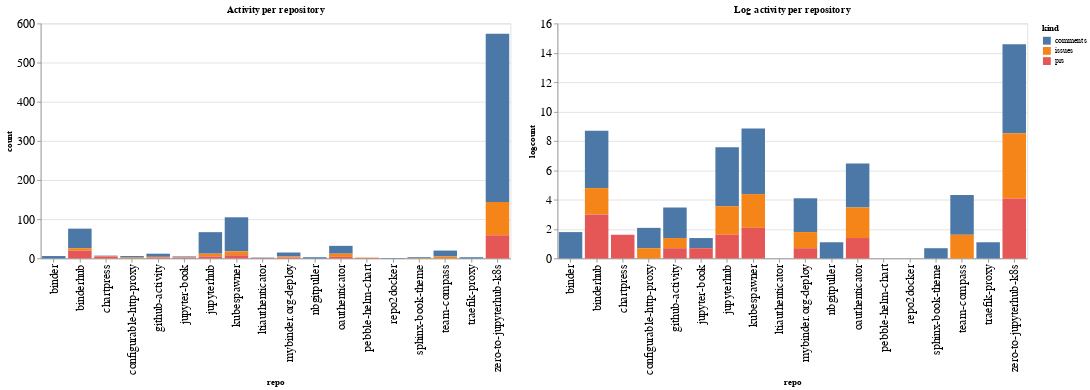

Here is the notebook cell this chart was saved with:
### Code cell
ch1 = alt.Chart(repo_summaries, width=600, title="Activity per repository").mark_bar().encode(
    x='repo',
    y='count',
    color='kind',
    tooltip="kind"
)

ch2 = alt.Chart(repo_summaries, width=600, title="Log activity per repository").mark_bar().encode(
    x='repo',
    y='logcount',
    color='kind',
    tooltip="kind"
)

ch1 | ch2

### Figure 1 — Vega-Lite specification as saved in the notebook (floating-point values rounded to 4 significant figures)
{"config": {"axisLeft": {"labelFontSize": 15}, "axisBottom": {"labelFontSize": 15}}, "hconcat": [{"mark": "bar", "encoding": {"color": {"type": "nominal", "field": "kind"}, "tooltip": {"type": "nominal", "field": "kind"}, "x": {"type": "nominal", "field": "repo"}, "y": {"type": "quantitative", "field": "count"}}, "title": "Activity per repository", "width": 600}, {"mark": "bar", "encoding": {"color": {"type": "nominal", "field": "kind"}, "tooltip": {"type": "nominal", "field": "kind"}, "x": {"type": "nominal", "field": "repo"}, "y": {"type": "quantitative", "field": "logcount"}}, "title": "Log activity per repository", "width": 600}], "data": {"name": "data-0528084c1922adc7d9b945af4899181d"}, "$schema": "https://vega.github.io/schema/vega-lite/v4.8.1.json", "datasets": {"data-0528084c1922adc7d9b945af4899181d": [{"repo": "binder", "kind": "comments", "count": 6, "logcount": 1.792}, {"repo": "binderhub", "kind": "comments", "count": 50, "logcount": 3.912}, {"repo": "binderhub", "kind": "issues", "count": 6, "logcount": 1.792}, {"repo": "binderhub", "kind": "prs", "count": 20, "logcount": 2.996}, {"repo": "chartpress", "kind": "comments", "count": 1, "logcount": 0.0}, {"repo": "chartpress", "kind": "issues", "count": 1, "logcount": 0.0}, {"repo": "chartpress", "kind": "prs", "count": 5, "logcount": 1.609}, {"repo": "configurable-http-proxy", "kind": "comments", "count": 4, "logcount": 1.386}, {"repo": "configurable-http-proxy", "kind": "issues", "count": 2, "logcount": 0.6931}, {"repo": "github-activity", "kind": "comments", "count": 8, "logcount": 2.079}, {"repo": "github-activity", "kind": "issues", "count": 2, "logcount": 0.6931}, {"repo": "github-activity", "kind": "prs", "count": 2, "logcount": 0.6931}, {"repo": "jupyter-book", "kind": "comments", "count": 2, "logcount": 0.6931}, {"repo": "jupyter-book", "kind": "issues", "count": 1, "logcount": 0.0}, {"repo": "jupyter-book", "kind": "prs", "count": 2, "logcount": 0.6931}, {"repo": "jupyterhub", "kind": "comments", "count": 55, "logcount": 4.007}, {"repo": "jupyterhub", "kind": "issues", "count": 7, "logcount": 1.946}, {"repo": "jupyterhub", "kind": "prs", "count": 5, "logcount": 1.609}, {"repo": "kubespawner", "kind": "comments", "count": 87, "logcount": 4.466}, {"repo": "kubespawner", "kind": "issues", "count": 10, "logcount": 2.303}, {"repo": "kubespawner", "kind": "prs", "count": 8, "logcount": 2.079}, {"repo": "ltiauthenticator", "kind": "comments", "count": 1, "logcount": 0.0}, {"repo": "ltiauthenticator", "kind": "prs", "count": 1, "logcount": 0.0}, {"repo": "mybinder.org-deploy", "kind": "comments", "count": 10, "logcount": 2.303}, {"repo": "mybinder.org-deploy", "kind": "issues", "count": 3, "logcount": 1.099}, {"repo": "mybinder.org-deploy", "kind": "prs", "count": 2, "logcount": 0.6931}, {"repo": "nbgitpuller", "kind": "comments", "count": 3, "logcount": 1.099}, {"repo": "oauthenticator", "kind": "comments", "count": 20, "logcount": 2.996}, {"repo": "oauthenticator", "kind": "issues", "count": 8, "logcount": 2.079}, {"repo": "oauthenticator", "kind": "prs", "count": 4, "logcount": 1.386}, {"repo": "pebble-helm-chart", "kind": "issues", "count": 1, "logcount": 0.0}, {"repo": "pebble-helm-chart", "kind": "prs", "count": 1, "logcount": 0.0}, {"repo": "repo2docker", "kind": "comments", "count": 1, "logcount": 0.0}, {"repo": "sphinx-book-theme", "kind": "comments", "count": 2, "logcount": 0.6931}, {"repo": "sphinx-book-theme", "kind": "issues", "count": 1, "logcount": 0.0}, {"repo": "team-compass", "kind": "comments", "count": 15, "logcount": 2.708}, {"repo": "team-compass", "kind": "issues", "count": 5, "logcount": 1.609}, {"repo": "traefik-proxy", "kind": "comments", "count": 3, "logcount": 1.099}, {"repo": "zero-to-jupyterhub-k8s", "kind": "comments", "count": 430, "logcount": 6.064}, {"repo": "zero-to-jupyterhub-k8s", "kind": "issues", "count": 85, "logcount": 4.443}, {"repo": "zero-to-jupyterhub-k8s", "kind": "prs", "count": 59, "logcount": 4.078}]}}
